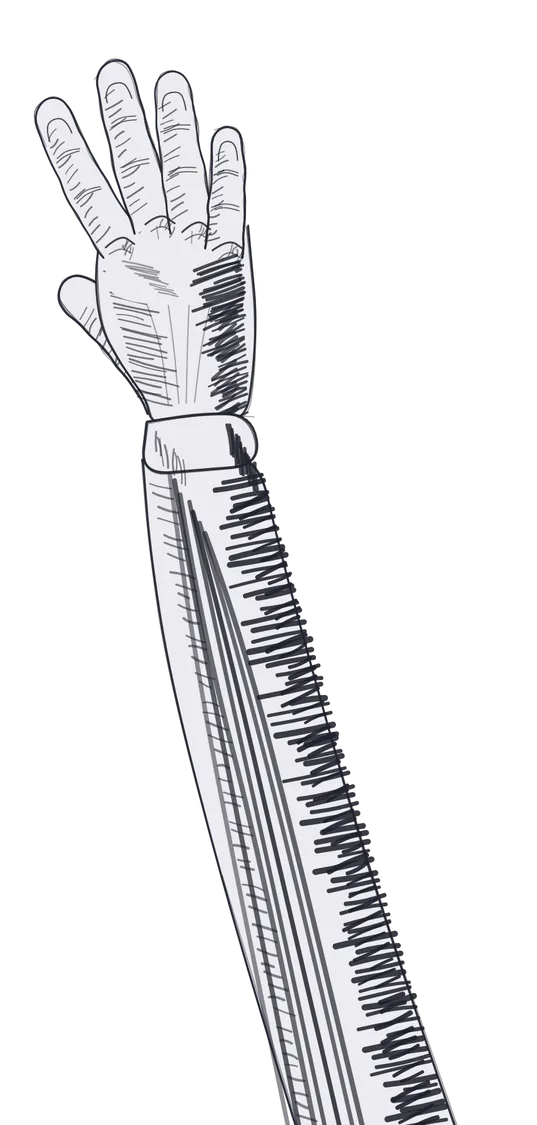
#> input picture app/hand/grip0.webp, 537 x 1125 px
$ python set_icon.py ../../hand/grip0.webp
#> lines starting #> are read from the running program, lines starting #| are printed output that depends on the picture; after the words box and inside, x2 and y2 are one past the last pixel; in counts of white or black regions, pixels touching at a corner belong together
"""Makes one of the icon options the app's icon, at every size. Usage: set_icon.py <option png>"""
import re
import shutil
import sys
from pathlib import Path

from PIL import Image, ImageDraw

S = Path(__file__).parent
ASSETS = Path(r"C:\saics\app\assets")
RES = Path(r"C:\saics\app\android\app\src\main\res")
RED = "#E8452A"

# Every option stays in the project, so that swapping later is one step.
keep = ASSETS / "icon-options"
keep.mkdir(exist_ok=True)
for name in ("f_finger", "a_forever"):
    shutil.copy(S / "icons" / f"{name}.png", keep / f"{name}.png")

full = Image.open(sys.argv[1]).convert("RGBA")
#> full is the input picture: PIL image 537x1125 RGBA; mean R, G, B, A 45.8, 45.7, 47.4, 66
back = Image.new("RGBA", (1024, 1024), RED)
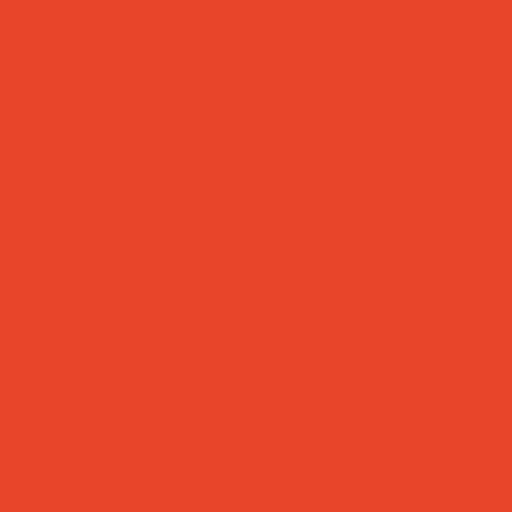
#> back: PIL image 1024x1024 RGBA (shown at 1/2 size); mean R, G, B, A 232, 69, 42, 255
# A themed icon only uses a silhouette: the record and its label.
mono = Image.new("RGBA", (1024 * 2, 1024 * 2), (0, 0, 0, 0))
#> mono: PIL image 2048x2048 RGBA; every value is 0
d = ImageDraw.Draw(mono)
d.ellipse((2 * 212, 2 * 212, 2 * 812, 2 * 812), outline="white", width=2 * 34)
d.ellipse((2 * 392, 2 * 392, 2 * 632, 2 * 632), fill="white")
mono = mono.resize((1024, 1024), Image.LANCZOS)
#> mono: PIL image 1024x1024 RGBA

full.convert("RGB").save(ASSETS / "icon.png")
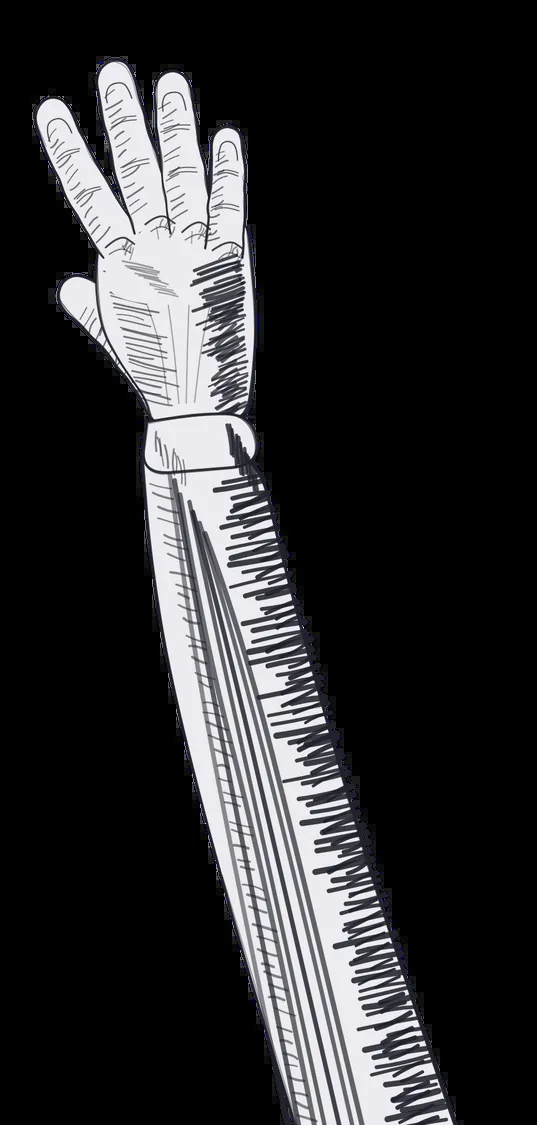
#> saved as icon.png: PIL image 537x1125 RGB; mean R, G, B 45.8, 45.7, 47.4
full.save(ASSETS / "android-icon-foreground.png")
back.convert("RGB").save(ASSETS / "android-icon-background.png")
mono.save(ASSETS / "android-icon-monochrome.png")
full.resize((48, 48), Image.LANCZOS).convert("RGB").save(ASSETS / "favicon.png")
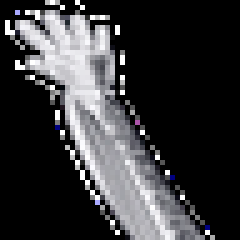
#> saved as favicon.png: PIL image 48x48 RGB (shown 5 times larger); mean R, G, B 56, 55.9, 57.8
for dpi, s in (("mdpi", 1), ("hdpi", 1.5), ("xhdpi", 2), ("xxhdpi", 3), ("xxxhdpi", 4)):
    d = RES / f"mipmap-{dpi}"
    legacy, adaptive = int(48 * s), int(108 * s)
    full.resize((legacy, legacy), Image.LANCZOS).save(d / "ic_launcher.webp", quality=95)
    m = Image.new("L", (legacy * 4, legacy * 4), 0)
    ImageDraw.Draw(m).ellipse((0, 0, legacy * 4, legacy * 4), fill=255)
    rnd = full.resize((legacy, legacy), Image.LANCZOS)
    rnd.putalpha(m.resize((legacy, legacy), Image.LANCZOS))
    rnd.save(d / "ic_launcher_round.webp", quality=95)
    full.resize((adaptive, adaptive), Image.LANCZOS).save(d / "ic_launcher_foreground.webp", quality=95)
    back.resize((adaptive, adaptive)).save(d / "ic_launcher_background.webp", quality=95)
    mono.resize((adaptive, adaptive), Image.LANCZOS).save(d / "ic_launcher_monochrome.webp", quality=95)
#> this loop made 5 passes
#> pass 1, `rnd.save(d / "ic_launcher_round.webp", quality=95)`:
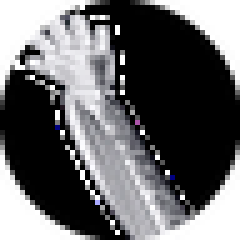
#> saved as ic_launcher_round.webp: PIL image 48x48 RGBA (shown 5 times larger); mean R, G, B, A 56, 55.9, 57.8, 202; transparent parts drawn white
#> pass 1, `full.resize((adaptive, adaptive), Image.LANCZOS).save(d / "ic_launcher..`:
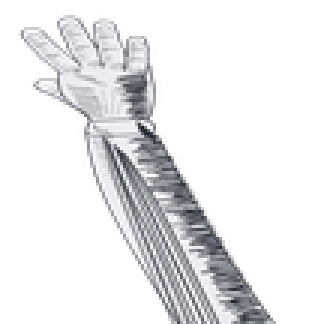
#> saved as ic_launcher_foreground.webp: PIL image 108x108 RGBA (shown 3 times larger); mean R, G, B, A 48.3, 48.2, 49.9, 66; transparent parts drawn white
#> after the loop:
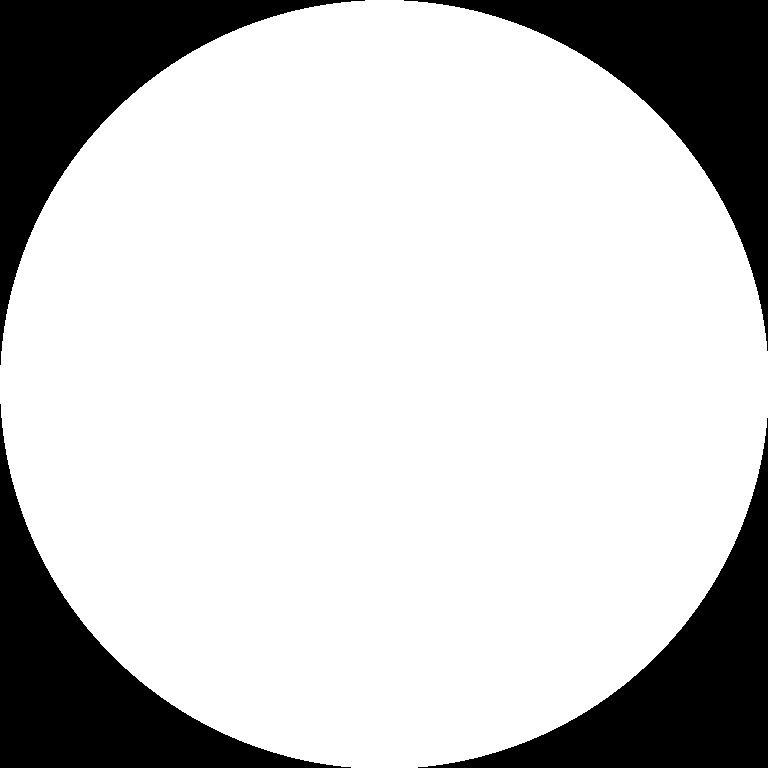
#> m: PIL image 768x768 L; 78.7% white; 4 black regions, box (x1, y1, x2, y2) and area: (0, 0, 365, 365) 31761, (404, 0, 768, 351) 31396, (0, 404, 351, 768) 31396, (418, 418, 768, 768) 31032
#> after the loop:
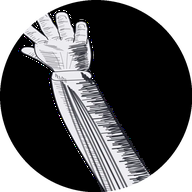
#> rnd: PIL image 192x192 RGBA; mean R, G, B, A 46.1, 46, 47.6, 200.7; transparent parts drawn white
colors = RES / "values" / "colors.xml"
#> (the run stopped early here; a loop or call above may not have finished)
